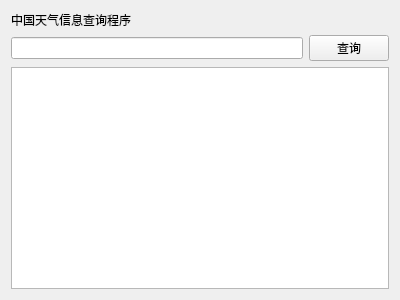
<?xml version="1.0" encoding="UTF-8"?>
<ui version="4.0">
 <class>Form</class>
 <widget class="QWidget" name="Form">
  <property name="geometry">
   <rect>
    <x>0</x>
    <y>0</y>
    <width>400</width>
    <height>300</height>
   </rect>
  </property>
  <property name="windowTitle">
   <string>Form</string>
  </property>
  <layout class="QVBoxLayout" name="verticalLayout_5">
   <item>
    <widget class="QLabel" name="label">
     <property name="text">
      <string>中国天气信息查询程序</string>
     </property>
    </widget>
   </item>
   <item>
    <layout class="QHBoxLayout" name="horizontalLayout">
     <item>
      <widget class="QLineEdit" name="city_edit"/>
     </item>
     <item>
      <widget class="QPushButton" name="search_button">
       <property name="text">
        <string>查询</string>
       </property>
      </widget>
     </item>
    </layout>
   </item>
   <item>
    <widget class="QTextEdit" name="info_text"/>
   </item>
  </layout>
 </widget>
 <resources/>
 <connections/>
</ui>
